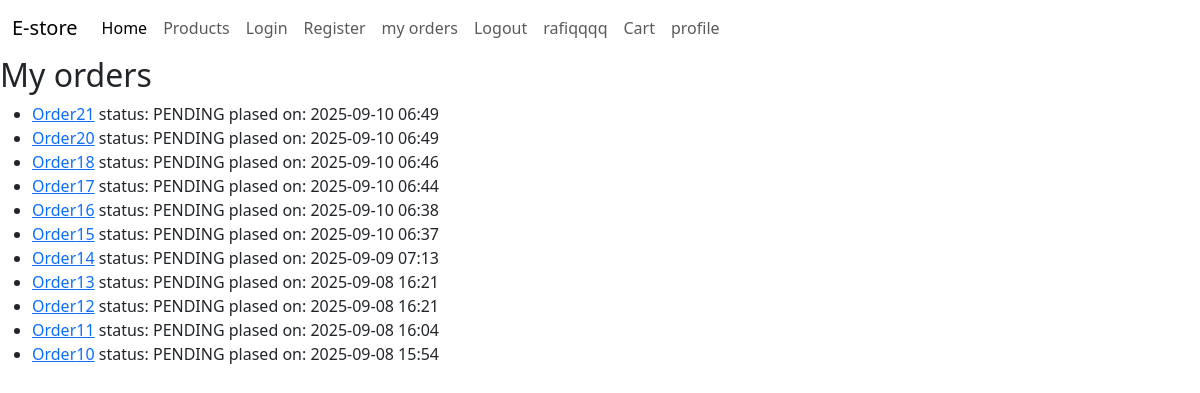
/store/orders/ (signed in), run on the app's committed database.
### store/models.py (models this page shows, shortened)
class Order(models.Model):
    STATUS_CHOICES = (
        ('PENDING','pending'),
        ('SHIPPED','shipped'),
        ('DELIVERED','delivered'),
    )
    user = models.ForeignKey(User,on_delete=models.CASCADE)
    created_at = models.DateTimeField(auto_now_add=True,null=True)
    status = models.CharField(max_length=20,choices=STATUS_CHOICES,default='PENDING')

### store/views.py (the view)
# urls.py: path('orders/',order_list,name='order_list'),
@login_required
def order_list(request):
    orders = Order.objects.filter(user=request.user).order_by('-created_at')
    return render(request,'order_list.html',{'orders':orders})

### templates/order_list.html
{% extends "base.html" %}
{%block content%}
<h2>My orders</h2>
{% if orders %}
    <ul>
        {% for order in orders %}
        <li>
            <a href="{% url 'order_detail' order.id%}">Order{{order.id}}</a>
            status: {{order.status}}
            plased on: {{ order.created_at|date:"Y-m-d H:i" }}
        </li>
        {% endfor %}
    </ul>
    {% else %}
        <p>you have not plased any orders yet.</p>
    {% endif %}
    {% endblock %}

### templates/base.html (shortened to what this page needs)
<!DOCTYPE html>
<html lang="en">
<head>
    <link href="https://cdn.jsdelivr.net/npm/bootstrap@5.3.7/dist/css/bootstrap.min.css" rel="stylesheet">
</head>
<header>
    <nav class="navbar navbar-expand-lg bg-dark-tertiary">
  <div class="container-fluid">
    <a class="navbar-brand" href="#">E-store</a>
    <div class="collapse navbar-collapse" id="navbarNavDropdown">
      <ul class="navbar-nav">
        <li class="nav-item">
          <a class="nav-link active" aria-current="page" href="{%url 'store_homepage'%}">Home</a>
        </li>
        <li class="nav-item">
          <a class="nav-link" href="{%url 'all_products'%}">Products</a>
        </li>
        <li class="nav-item">
          <a class="nav-link" href="{%url 'login_page'%}">Login</a>
        </li>
        <li class="nav-item">
          <a class="nav-link" href="{%url 'register'%}">Register</a>
        </li>
         <li class="nav-item">
          <a class="nav-link" href="{%url 'order_list'%}">my orders</a>
        </li>
        {%if request.user.is_authenticated%}
        <li class="nav-item">
          <a class="nav-link" href="{%url 'logout_page'%}">Logout</a>
        </li>
        <li class="nav-item">
          <a class="nav-link">{{request.user}}</a>
        </li>
        <li class="nav-item">
          <a class="nav-link" href="{%url 'viewcart'%}">Cart</a>
        </li>
         <li class="nav-item">
          <a class="nav-link" href="{%url 'profile_page'%}">profile</a>
        </li>
        {%endif%}
          </ul>
    </div>
  </div>
</nav>
</header>
<body>
    <div class="main">
        {%block content%}
        {%endblock%}
    </div>
</body>
</html>

### data on the page
Order: id "21", status "PENDING", created_at "2025-09-10 06:49"
Order: id "20", status "PENDING", created_at "2025-09-10 06:49"
Order: id "18", status "PENDING", created_at "2025-09-10 06:46"
Order: id "17", status "PENDING", created_at "2025-09-10 06:44"
Order: id "16", status "PENDING", created_at "2025-09-10 06:38"
Order: id "15", status "PENDING", created_at "2025-09-10 06:37"
Order: id "14", status "PENDING", created_at "2025-09-09 07:13"
Order: id "13", status "PENDING", created_at "2025-09-08 16:21"
Order: id "12", status "PENDING", created_at "2025-09-08 16:21"
Order: id "11", status "PENDING", created_at "2025-09-08 16:04"
Order: id "10", status "PENDING", created_at "2025-09-08 15:54"

### other printed values
{{ request.user }} "rafiqqqq"
